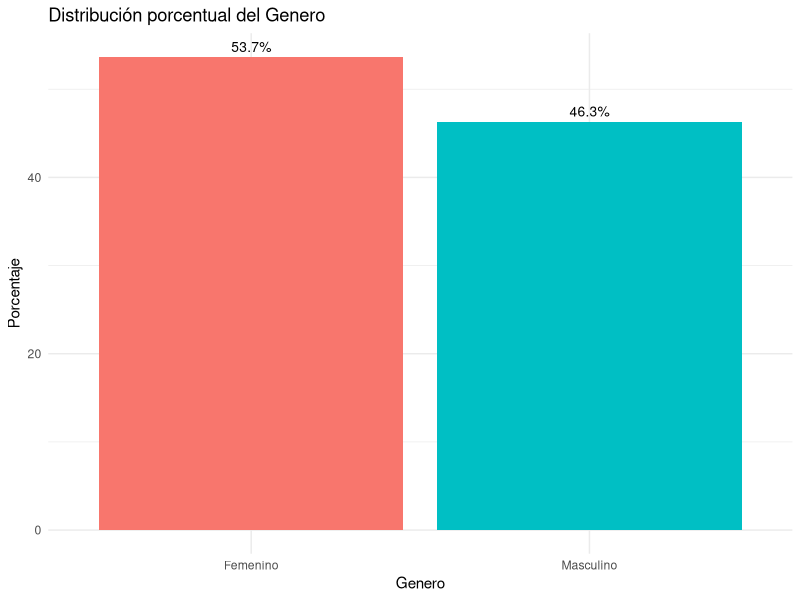
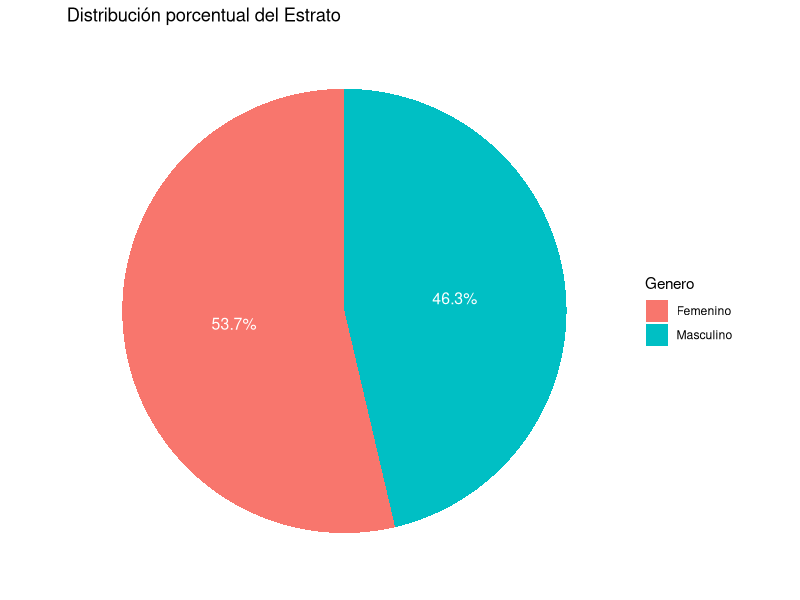
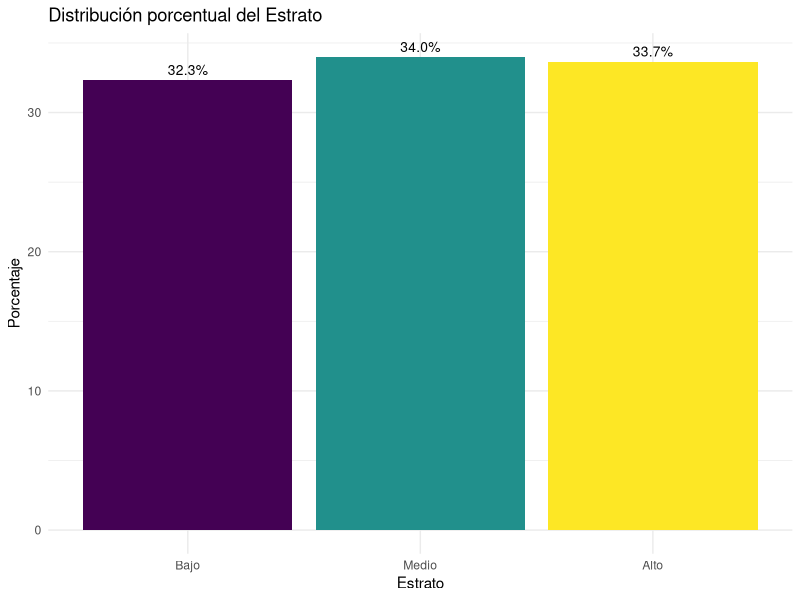
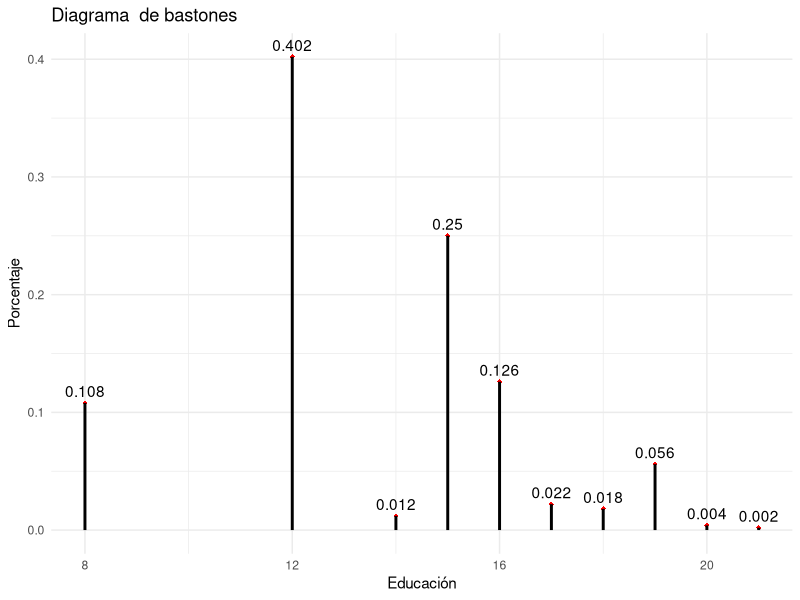
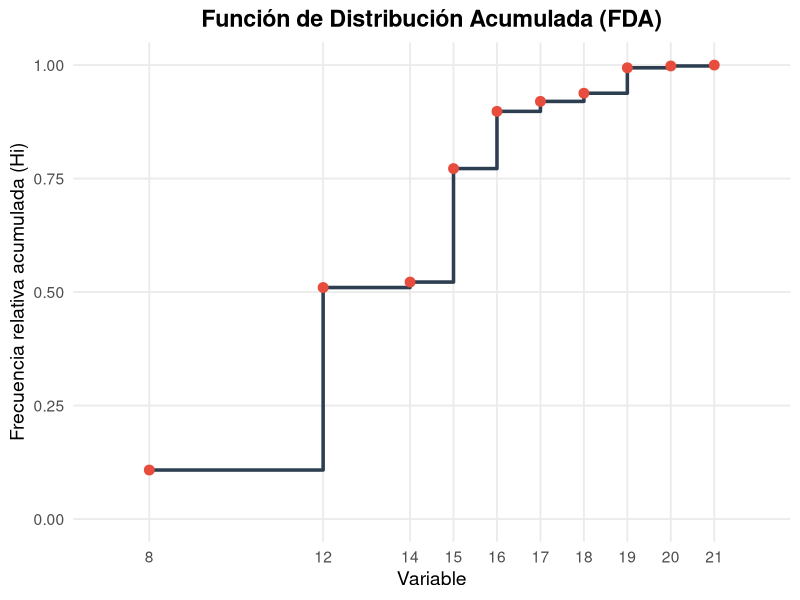
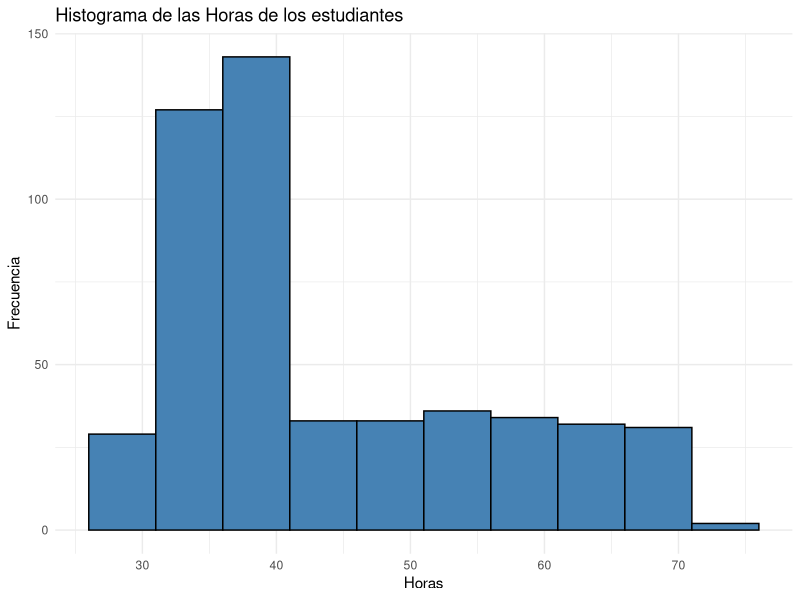
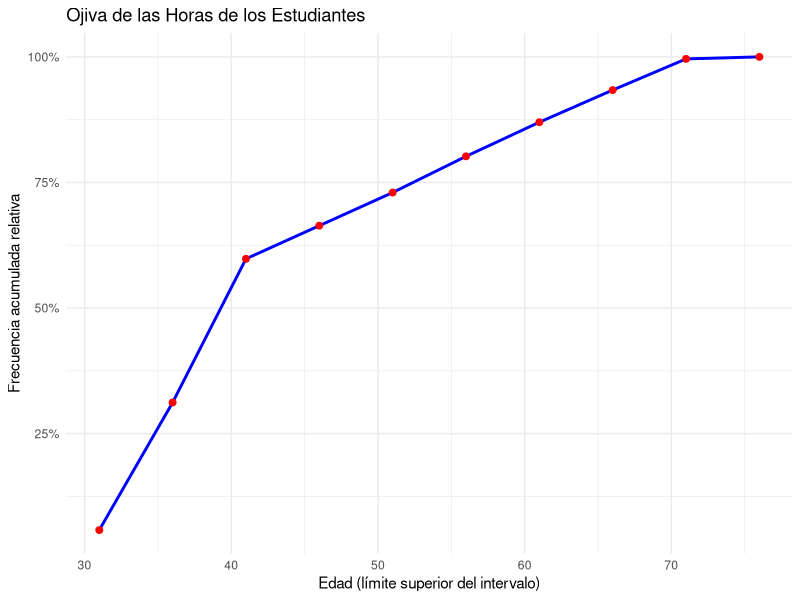
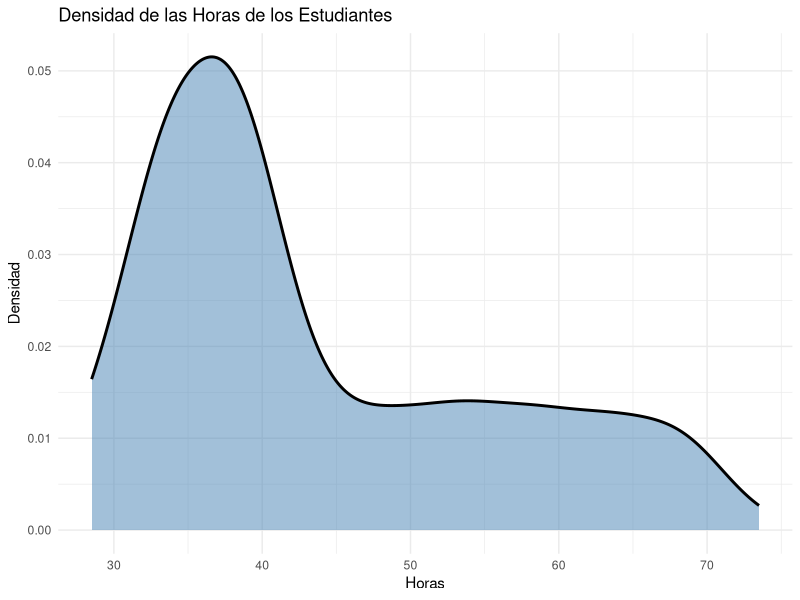

Write R code to recreate these figures, in order.
## ---- chunk 1
options(
  knitr.table.format = "html",
  scipen = 999
)
## ---- chunk 2
ipak <- function(pkg){

  options(repos = c(CRAN = "https://cloud.r-project.org"))

  new.pkg <- pkg[!(pkg %in% rownames(installed.packages()))]

  if(length(new.pkg)) install.packages(new.pkg, dependencies = TRUE)

  invisible(lapply(pkg, function(p)
    suppressPackageStartupMessages(library(p, character.only = TRUE))
  ))
}

packages <- c("tidyverse","kableExtra","readxl",
              "palmerpenguins")

ipak(packages)

## ---- chunk 3
library(readxl)
Educacion <- read_excel("educacion.xlsx")
## ---- chunk 4
head(Educacion,4)
## ---- chunk 5
glimpse(Educacion)
## ---- chunk 6
Educacion %>% names %>% length
## ---- chunk 7
names(Educacion)
## ---- chunk 8
library(dplyr)

Educacion <- Educacion %>%
  mutate(
    # Combinamos ambos cambios en un solo mutate
    Estrato = factor(Estrato, 
                     levels = c('Bajo', 'Medio', 'Alto'), 
                     ordered = TRUE),
    
    Estudios = factor(Estudios, 
                      levels = c('Primaria', 'Secundaria', 'Universidad'), 
                      ordered = TRUE)
  )
## ---- chunk 9
glimpse(Educacion)
## ---- chunk 10
# Crear la tabla original
tabla <- tibble(Genero = Educacion$Genero) %>% 
  group_by(Genero) %>% 
  summarise(fi = n()) %>%
  mutate(
    hi = round(fi/sum(fi), 4), 
    Porcentaje = paste0(hi*100, "%"),)

# Convertir las columnas a character para evitar conflictos
tabla <- tabla %>% mutate(
  Genero = as.character(Genero))

# Añadir la fila de totales
totales <- tibble(
  Genero = "Total",
  fi = sum(tabla$fi),
  hi = round(sum(tabla$hi), 4),
  Porcentaje = paste0(round(sum(tabla$hi) * 100, 2), "%"))

# Combinar la tabla con los totales
tabla_final <- bind_rows(tabla, totales)

# Mostrar la tabla final con kable
tabla_final %>% 
  knitr::kable(
    col.names = c("Estrato", "fi", "hi", "Porcentaje"), 
    align = c("l", "c", "c", "c"))
## ---- chunk 11
# Cargar las librerías necesarias
library(ggplot2)
library(dplyr)
library(readxl)


# Calcular los porcentajes de cada categoría en la variable Genero
Genero_counts <- Educacion %>%
  dplyr::count(Genero) %>%
  mutate(porcentaje = n / sum(n) * 100)

# Crear el diagrama de barras
ggplot(Genero_counts, aes(x = Genero, y = porcentaje, fill = Genero)) +
  geom_bar(stat = "identity") +
  labs(title = "Distribución porcentual del Genero", 
       x = "Genero", 
       y = "Porcentaje") +
  theme_minimal() +
  theme(legend.position = "none") +
  geom_text(aes(label = sprintf("%.1f%%", porcentaje)), 
            vjust = -0.5, 
            color = "black", 
            size = 3.5)
## ---- chunk 12
# Cargar las librerías necesarias
library(ggplot2)
library(dplyr)
library(readxl)



# Calcular los porcentajes de cada categoría en la variable Genero
Genero_counts <- Educacion %>%
  dplyr::count(Genero) %>%
  mutate(porcentaje = n / sum(n) * 100)

# Crear el diagrama circular
ggplot(Genero_counts, aes(x = "", y = porcentaje, fill = Genero)) +
  geom_bar(stat = "identity", width = 1) +
  coord_polar("y") +
  labs(title = "Distribución porcentual del Estrato") +
  theme_minimal() +
  theme(axis.title.x = element_blank(),
        axis.title.y = element_blank(),
        panel.grid = element_blank(),
        axis.text.x = element_blank()) +
  geom_text(aes(label = sprintf("%.1f%%", porcentaje)), 
            position = position_stack(vjust = 0.5), 
            color = "white", 
            size = 4)
## ---- chunk 13
# Crear la tabla original
tabla <- tibble(Estrato = Educacion$Estrato) %>% 
  group_by(Estrato) %>% 
  summarise(fi = n()) %>%
  mutate(
    hi = round(fi/sum(fi), 4), 
    Porcentaje = paste0(hi*100, "%"),
    Fi = cumsum(fi),
    Hi = cumsum(hi)
  )

# Convertir las columnas Fucion, Fi, y Hi a character para evitar conflictos
tabla <- tabla %>% mutate(
  Estrato = as.character(Estrato),
  Fi = as.character(Fi),
  Hi = as.character(Hi)
)

# Añadir la fila de totales, dejando Fi y Hi vacíos
totales <- tibble(
  Estrato = "Total",
  fi = sum(tabla$fi),
  hi = round(sum(tabla$hi), 4),
  Porcentaje = paste0(round(sum(tabla$hi) * 100, 2), "%"),
  Fi = "",  # Puedes dejar en blanco o usar un valor numérico
  Hi = ""   # Puedes dejar en blanco o usar un valor numérico
)

# Combinar la tabla con los totales
tabla_final <- bind_rows(tabla, totales)

# Mostrar la tabla final con kable
tabla_final %>% 
  knitr::kable(
    col.names = c("Cursos", "fi", "hi", "Porcentaje", "Fi", "Hi"), 
    align = c("l", "c", "c", "c", "c", "c")
  )
## ---- chunk 14
# Cargar las librerías necesarias
library(ggplot2)
library(dplyr)
library(readxl)


# Calcular los porcentajes de cada categoría en la variable Estrato
Cursos_counts <- Educacion %>%
  dplyr::count(Estrato) %>%
  mutate(porcentaje = n / sum(n) * 100)

# Crear el diagrama de barras
ggplot(Cursos_counts, aes(x = Estrato, y = porcentaje, fill = Estrato)) +
  geom_bar(stat = "identity") +
  labs(title = "Distribución porcentual del Estrato", 
       x = "Estrato", 
       y = "Porcentaje") +
  theme_minimal() +
  theme(legend.position = "none") +
  geom_text(aes(label = sprintf("%.1f%%", porcentaje)), 
            vjust = -0.5, 
            color = "black", 
            size = 3.5)
## ---- chunk 15
## --- En el Chunk 14 ---

# Asegúrate de que 'educacion' sea tu base de datos real
# Generamos la tabla de frecuencias primero
tabla_preparada <- Educacion %>%
  count(Cursos, name = "fi") %>%
  mutate(hi = fi / sum(fi),
         Porcentaje = paste0(round(hi * 100, 2), "%"),
         Fi = cumsum(fi),
         Hi = cumsum(hi)) %>%
  mutate(Cursos = as.character(Cursos)) # Convertir AQUI para evitar el error de bind_rows

# Crear la fila de totales
totales <- data.frame(
  Cursos = "Total",
  fi = sum(tabla_preparada$fi),
  hi = sum(tabla_preparada$hi),
  Porcentaje = "100%",
  Fi = NA,
  Hi = NA
)

# Unir y mostrar
tabla_final <- bind_rows(tabla_preparada, totales)

kable(tabla_final, 
      col.names = c("Cursos", "fi (abs)", "hi (rel)", "Porcentaje", "Fi (Abs)", "Hi (Rel)"),
      caption = "Tabla de Frecuencias de Cursos")
## ---- chunk 16
# valores de la variable
x <- c(8, 12, 14, 15, 16, 17, 18, 19, 20, 21)
# f.m.p.
fx <- c(0.108, 0.402, 0.012, 0.250, 0.126, 0.022, 0.018, 0.056, 0.004, 0.002)

# Crear un dataframe con los datos
df <- data.frame(x = x, fx = fx)

# Gráfico con ggplot2
ggplot(df, aes(x = x, y = fx)) +
  geom_point(shape = 18, color = "red") +
  geom_segment(aes(xend = x, yend = 0), size = 1, color = "black") +
  labs(x = "Educación", y = "Porcentaje", title = "Diagrama  de bastones") +
  theme_minimal() +
  geom_text(aes(label = fx), vjust = -0.5)
## ---- chunk 17
# Cargar librerías
library(ggplot2)
library(tibble)

# Crear datos
df <- tibble(
  x = c(8, 12, 14, 15, 16, 17, 18, 19, 20, 21),
  Hi = c(0.108, 0.51, 0.522, 0.772, 0.898, 0.92, 0.938, 0.994, 0.998, 1)
)

# Gráfica de función de distribución acumulada
ggplot(df, aes(x = x, y = Hi)) +
  geom_step(color = "#2C3E50", size = 1.2) +        # línea escalonada (CDF)
  geom_point(color = "#E74C3C", size = 3) +         # puntos
  scale_x_continuous(breaks = df$x, limits = c(7, 22)) +
  scale_y_continuous(limits = c(0, 1)) +
  labs(
    title = "Función de Distribución Acumulada (FDA)",
    x = "Variable",
    y = "Frecuencia relativa acumulada (Hi)"
  ) +
  theme_minimal(base_size = 14) +
  theme(
    plot.title = element_text(face = "bold", hjust = 0.5),
    panel.grid.minor = element_blank()
  )
## ---- chunk 18
Min <- min(Educacion$Horas)
Min
## ---- chunk 19
Max <- max(Educacion$Horas)
Max
## ---- chunk 20
R <- Max-Min
R

## ---- chunk 21
m <- ceiling(1 + 3.322*log10(nrow(Educacion)))
m

## ---- chunk 22
A <- ceiling((R/m) * 1) / 1
A
## ---- chunk 23
RC <- A*m
RC
## ---- chunk 24
D <- RC-R
D
## ---- chunk 25
Xmin <- Min-4
Xmin
## ---- chunk 26
Xmax <- Max+4
Xmax
## ---- chunk 27
library(dplyr)
library(knitr)
library(kableExtra)

# 1. Definir parámetros iniciales (Cálculos previos necesarios)
datos_Horas <- Educacion$Horas
n_obs <- length(datos_Horas)
Xmin <- min(datos_Horas, na.rm = TRUE)
Xmax <- max(datos_Horas, na.rm = TRUE)
m <- ceiling(1 + 3.322 * log10(n_obs)) # Regla de Sturges para número de intervalos
A <- (Xmax - Xmin) / m                 # Amplitud
m1 <- Xmin + (A / 2)                   # Primera marca de clase

# 2. Crear los intervalos
interv <- cut(x = datos_Horas, 
              breaks = seq(Xmin, Xmax + 0.01, by = A), # +0.01 para evitar problemas de límites
              include.lowest = TRUE)

# 3. Construir la tabla base
tabla_3 <- tibble(Cursos = interv) %>% 
  group_by(Cursos) %>% 
  summarise(fi = n(), .groups = "drop") %>% 
  mutate(
    hi = fi / sum(fi),
    # Generamos la marca de clase 'mi' basándonos en el número de filas resultantes
    mi = seq(from = m1, by = A, length.out = n()),
    Fi = cumsum(fi),
    Hi = cumsum(hi)
  )

# 4. Preparar para mostrar (Conversión a texto)
tabla_final <- tabla_3 %>%
  mutate(
    Cursos = as.character(Cursos),
    across(c(mi, hi, Hi), ~ format(round(., 3), nsmall = 3)),
    across(c(fi, Fi), as.character)
  ) %>% 
  add_row(
    Cursos = "**Total**", 
    mi = "", 
    fi = as.character(sum(tabla_3$fi)), 
    hi = "1.000", 
    Fi = "", 
    Hi = ""
  )

# 5. Renderizar tabla
tabla_final %>% 
  knitr::kable(
    col.names = c("Intervalos", "mi", "fi", "hi", "Fi", "Hi"), 
    align = c("l", "r", "r", "r", "r", "r"),
    escape = FALSE
  ) %>% 
  kable_styling(full_width = FALSE, bootstrap_options = c("striped", "hover")) %>% 
  add_header_above(c("Distribución de frecuencias para la variable Horas" = 6))
## ---- chunk 28
library(ggplot2)

# Crear el dataframe manualmente (según tu tabla)
Cursos <- data.frame(
  li = c(26, 31, 36, 41, 46, 51, 56, 61, 66, 71),
  ls = c(31, 36, 41, 46, 51, 56, 61, 66, 71, 76),
  mi = c(28.5, 33.5, 38.5, 43.5, 48.5, 53.5, 58.5, 63.5, 68.5, 73.5),
  fi = c(29, 127, 143, 33, 33, 36, 34, 32, 31, 2)
)

# Graficar histograma (usando geom_col porque son datos agrupados)
ggplot(Cursos, aes(x = mi, y = fi)) +
  geom_col(width = 5, fill = "steelblue", color = "black") +
  labs(
    title = "Histograma de las Horas de los estudiantes",
    x = "Horas",
    y = "Frecuencia"
  ) +
  theme_minimal()
## ---- chunk 29
library(ggplot2)

# Crear el dataframe según tu tabla
Horas <- data.frame(
  li = c(26, 31, 36, 41, 46, 51, 56, 61, 66, 71),
  ls = c(31, 36, 41, 46, 51, 56, 61, 66, 71, 76),
  Hi = c(0.058, 0.312, 0.598, 0.664, 0.73, 0.802, 0.87, 0.934, 0.996, 1.000)
)

# Graficar la ojiva
ggplot(Horas, aes(x = ls, y = Hi)) +
  geom_line(color = "blue", size = 1) +
  geom_point(color = "red", size = 2) +
  labs(
    title = "Ojiva de las Horas de los Estudiantes",
    x = "Edad (límite superior del intervalo)",
    y = "Frecuencia acumulada relativa"
  ) +
  scale_y_continuous(labels = scales::percent) +
  theme_minimal()
## ---- chunk 30
library(ggplot2)
library(dplyr)

# Datos agrupados
Cursos <- data.frame(
  mi = c(28.5, 33.5, 38.5, 43.5, 48.5, 53.5, 58.5, 63.5, 68.5, 73.5),
  fi = c(29, 127, 143, 33, 33, 36, 34, 32, 31, 2)
)

# Expandir los datos (aproximación)
Horas_expandida <- Cursos %>%
  slice(rep(1:n(), fi))

# Gráfico de densidad
ggplot(Horas_expandida, aes(x = mi)) +
  geom_density(fill = "steelblue", alpha = 0.5, size = 1) +
  labs(
    title = "Densidad de las Horas de los Estudiantes",
    x = "Horas",
    y = "Densidad"
  ) +
  theme_minimal()
## ---- chunk 31
# Cargar las bibliotecas necesarias
library(dplyr)
library(readxl)
library(kableExtra)



# Crear una tabla de contingencia con EDUCACION y ESTRATO
table_Estrato_Satisfaccion <- table(Educacion$Estrato, Educacion$Satisfaccion)

# Convertir la tabla a un data frame para facilitar el manejo de datos
table_df <- as.data.frame.matrix(table_Estrato_Satisfaccion)

# Calcular los totales de frecuencia absoluta (Total)
table_df$Total <- rowSums(table_df)  # Totales por fila
total_fi <- sum(table_df$Total)      # Total general

# Añadir una fila de totales al final de la tabla
table_df <- rbind(table_df, Total = c(colSums(table_Estrato_Satisfaccion), total_fi))

# Mostrar la tabla con kableExtra, aplicando color solo a la fila de Totales
table_df %>%
  kable("html", caption = "Tabla de Frecuencias absolutas de Estrato vs Satisfaccion de los estudiantes") %>%
  kable_styling(bootstrap_options = c("striped", "hover", "condensed", "responsive"),
                full_width = F, position = "center") %>%
  row_spec(nrow(table_df), bold = T, color = "white", background = "darkblue")  # Resaltar solo la fila de Totales
## ---- chunk 32
# Cargar las bibliotecas necesarias
library(dplyr)
library(readxl)
library(kableExtra)


# Crear una tabla de contingencia con FUNCION y ESTRATO
table_Estrato_Satisfaccion <- table(Educacion$Estrato, Educacion$Satisfaccion)

# Convertir la tabla a un data frame para facilitar el manejo de datos
table_df <- as.data.frame.matrix(table_Estrato_Satisfaccion)

# Calcular el total general para las frecuencias relativas
total_fi <- sum(table_df)  # Total general para todas las celdas

# Calcular las frecuencias relativas
table_df <- table_df / total_fi  # Dividir cada valor por el total general para obtener la frecuencia relativa

# Calcular los totales de frecuencia relativa por fila y columna
table_df$Total <- rowSums(table_df)  # Totales por fila (frecuencias relativas)
total_column <- colSums(table_df)  # Totales por columna (frecuencias relativas)

# Añadir una fila de totales al final de la tabla
table_df <- rbind(table_df, Total = total_column)

# Mostrar la tabla con kableExtra, aplicando color solo a la fila de Totales
table_df %>%
  kable("html", caption = "Tabla de Frecuencias Relativas de Estrato vs Satisafccion de los Estudiantes") %>%
  kable_styling(bootstrap_options = c("striped", "hover", "condensed", "responsive"),
                full_width = F, position = "center") %>%
  row_spec(nrow(table_df), bold = T, color = "white", background = "darkblue")  # Resaltar solo la fila de Totales
## ---- chunk 33
# Cargar las librerías necesarias
library(ggplot2)
library(dplyr)
library(readxl)

# Calcular los porcentajes de cada categoría de ESTRATO dentro de cada ESTADO
data_porcentaje <- Educacion %>%
  count(Estrato, Satisfaccion) %>%
  group_by(Estrato) %>%
  mutate(porcentaje = n / sum(n) * 100)

# Crear el diagrama de barras conjuntas con porcentajes
ggplot(data_porcentaje, aes(x = Estrato, y = porcentaje, fill = Satisfaccion)) +
  geom_bar(stat = "identity", position = "dodge") +  # Usar "stack" si deseas barras apiladas
  labs(title = "Distribución porcentual de Estrato por Satisfaccion",
       x = "Estrato",
       y = "Porcentaje",
       fill = "Satisfaccion") +
  theme_minimal() +
  geom_text(aes(label = sprintf("%.1f%%", porcentaje)), 
            position = position_dodge(0.9), 
            vjust = -0.5, 
            size = 3)
## ---- chunk 34
# Cargar las librerías necesarias
library(ggplot2)
library(dplyr)
library(readxl)


# Calcular los porcentajes de cada categoría de ESTRATO dentro de cada ESTADO
data_porcentaje <- Educacion %>%
  count(Estrato, Satisfaccion) %>%
  group_by(Estrato) %>%
  mutate(porcentaje = n / sum(n) * 100)

# Crear el diagrama de barras apiladas con porcentajes
ggplot(data_porcentaje, aes(x = Estrato, y = porcentaje, fill = Satisfaccion)) +
  geom_bar(stat = "identity", position = "stack") +
  labs(title = "Distribución porcentual de Estrato por Satisfaccion",
       x = "estrato",
       y = "Porcentaje",
       fill = "Satisfaccion") +
  theme_minimal() +
  geom_text(aes(label = sprintf("%.1f%%", porcentaje)), 
            position = position_stack(vjust = 0.5), 
            color = "white",
            size = 3)
## ---- chunk 35
# Cargar las librerías necesarias
library(ggplot2)
library(dplyr)
library(readxl)


# Calcular los porcentajes de cada categoría de ESTRATO dentro de cada ESTADO
data_porcentaje <- Educacion %>%
  count(Estrato, Satisfaccion) %>%
  group_by(Estrato) %>%
  mutate(porcentaje = n / sum(n) * 100)

# Crear el diagrama de barras apiladas en forma horizontal con porcentajes
ggplot(data_porcentaje, aes(x = Estrato, y = porcentaje, fill = Satisfaccion)) +
  geom_bar(stat = "identity", position = "stack") +
  labs(title = "Distribución porcentual de Estrato por satisfaccion",
       x = "Estarto",
       y = "Porcentaje",
       fill = "Satisfaccion") +
  theme_minimal() +
  geom_text(aes(label = sprintf("%.1f%%", porcentaje)), 
            position = position_stack(vjust = 0.5), 
            color = "white",
            size = 3) +
  coord_flip()
